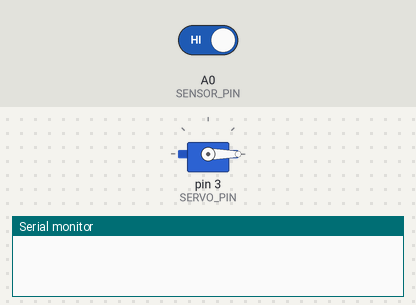
This sketch was run on a simulated Arduino Uno, built with avr-gcc and run on an emulated ATmega328P. Parts: servo, the last lines printed to the serial monitor. Inputs (shaded band) come from the test bench; at power-on: A0 (SENSOR_PIN) HIGH.

Above: at 1.2 s.
1.3 s: A0 (SENSOR_PIN) driven LOW
At 2.2 s:
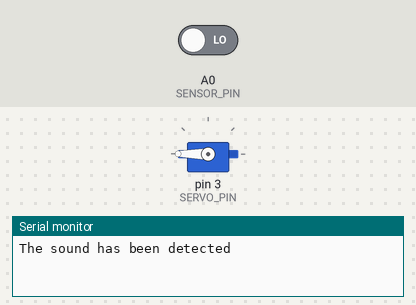
Timing chart, 0 to 4.3 s (numbered marks = the images above; inputs shaded):
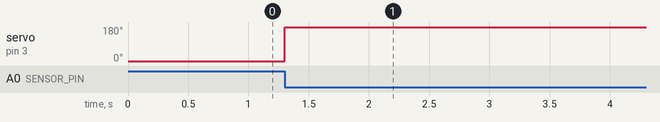

The sketch:

SoundSenorServo.ino
```cpp
#include <Servo.h>

#define SENSOR_PIN A0 // Arduino pin connected to sound sensor's pin
#define SERVO_PIN 3   // Arduino pin connected to servo motor's pin

Servo servo;  // create servo object to control a servo

// variables will change:
int angle = 0;          // the current angle of servo motor
int lastSoundState;     // the previous state of sound sensor
int currentSoundState;  // the current state of sound sensor

void setup() {
  Serial.begin(9600);          // initialize serial
  pinMode(SENSOR_PIN, INPUT);  // set arduino pin to input mode
  servo.attach(SERVO_PIN);     // attaches the servo on pin 9 to the servo object

  servo.write(angle);
  currentSoundState = digitalRead(SENSOR_PIN);
}

void loop() {
  lastSoundState = currentSoundState;           // save the last state
  currentSoundState = digitalRead(SENSOR_PIN);  // read new state

  if (lastSoundState == HIGH && currentSoundState == LOW) {  // state change: HIGH -> LOW
    Serial.println("The sound has been detected");

    // change angle of servo motor
    if (angle == 0)
      angle = 270;
    else if (angle == 270)
      angle = 0;

    // control servo motor arccoding to the angle
    servo.write(angle);
    delay(2000);
  }
}
```

Measured:
- after the input at 1.3 s, servo on pin 3 (SERVO_PIN): 0° → 180° at once
